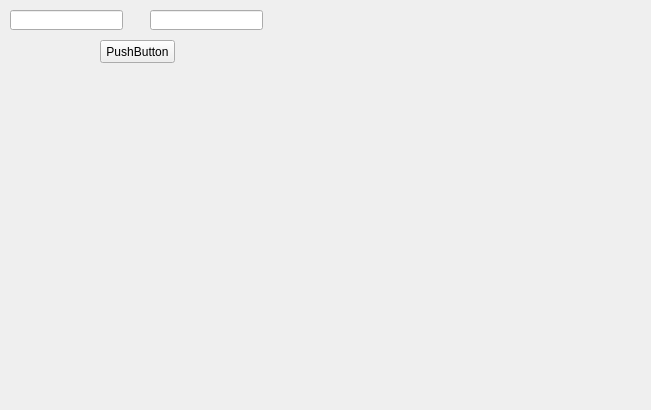
<?xml version="1.0" encoding="UTF-8"?>
<ui version="4.0">
 <class>Form</class>
 <widget class="QWidget" name="Form">
  <property name="geometry">
   <rect>
    <x>0</x>
    <y>0</y>
    <width>651</width>
    <height>410</height>
   </rect>
  </property>
  <property name="windowTitle">
   <string>Form</string>
  </property>
  <widget class="QLineEdit" name="lineEdit">
   <property name="geometry">
    <rect>
     <x>10</x>
     <y>10</y>
     <width>113</width>
     <height>20</height>
    </rect>
   </property>
  </widget>
  <widget class="QPushButton" name="pushButton">
   <property name="geometry">
    <rect>
     <x>100</x>
     <y>40</y>
     <width>75</width>
     <height>23</height>
    </rect>
   </property>
   <property name="text">
    <string>PushButton</string>
   </property>
  </widget>
  <widget class="QLineEdit" name="lineEdit_2">
   <property name="geometry">
    <rect>
     <x>150</x>
     <y>10</y>
     <width>113</width>
     <height>20</height>
    </rect>
   </property>
  </widget>
 </widget>
 <resources/>
 <connections>
  <connection>
   <sender>pushButton</sender>
   <signal>clicked()</signal>
   <receiver>lineEdit</receiver>
   <slot>copy()</slot>
   <hints>
    <hint type="sourcelabel">
     <x>137</x>
     <y>51</y>
    </hint>
    <hint type="destinationlabel">
     <x>66</x>
     <y>19</y>
    </hint>
   </hints>
  </connection>
  <connection>
   <sender>pushButton</sender>
   <signal>clicked()</signal>
   <receiver>lineEdit_2</receiver>
   <slot>copy()</slot>
   <hints>
    <hint type="sourcelabel">
     <x>137</x>
     <y>51</y>
    </hint>
    <hint type="destinationlabel">
     <x>206</x>
     <y>19</y>
    </hint>
   </hints>
  </connection>
 </connections>
</ui>
